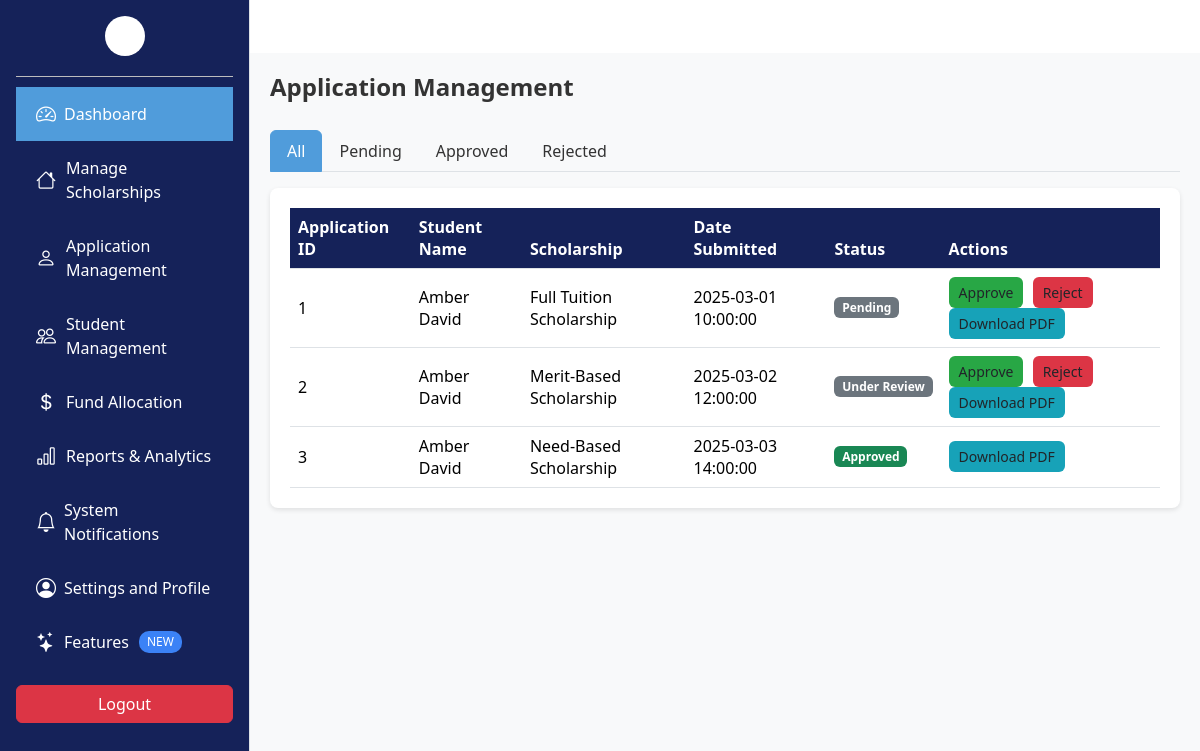
Page /Admin/application.php on the committed database.
### tables this page shows
CREATE TABLE Applications (
    application_id INT PRIMARY KEY AUTO_INCREMENT,
    student_id INT NOT NULL,
    scholarship_id INT NOT NULL,
    submission_date TIMESTAMP DEFAULT CURRENT_TIMESTAMP,
    document_url VARCHAR(255) DEFAULT NULL,
    finantial_statement_url VARCHAR(255) DEFAULT NULL,
    recommendation_letter_url VARCHAR(255) DEFAULT NULL,
    assigned_reviewer_id INT DEFAULT NULL,
    status ENUM('Submitted', 'Pending', 'Under Review', 'Approved', 'Accepted', 'Rejected', 'Needs More Info') DEFAULT 'Submitted',
    FOREIGN KEY (student_id) REFERENCES Students(student_id) ON DELETE CASCADE,
    FOREIGN KEY (scholarship_id) REFERENCES Scholarships(scholarship_id) ON DELETE CASCADE
);

### Admin/application.php (the view, shortened to what this page needs)
 <?php
include "../Database/db.php";
$applicationQuery = "SELECT * FROM Applications";
$applicationQueryResult = $conn->query($applicationQuery);
$applications = [];
while ($row = $applicationQueryResult->fetch_assoc()) {
    $applications[] = $row;
}
$students = [];
$studentQuery = "SELECT * FROM Students";
$studentQueryResult = $conn->query($studentQuery);
while ($row = $studentQueryResult->fetch_assoc()) {
    $students[$row['student_id']] = $row['first_name'] . ' ' . $row['last_name'];
}
$scholarships = [];
$scholarshipQuery = "SELECT * FROM Scholarships";
$scholarshipQueryResult = $conn->query($scholarshipQuery);
while ($row = $scholarshipQueryResult->fetch_assoc()) {
    $scholarships[$row['scholarship_id']] = $row['name'];
}
?>
<!DOCTYPE html>
<html lang="en">
<head>
  <link
    href="https://cdn.jsdelivr.net/npm/bootstrap@5.3.3/dist/css/bootstrap.min.css"
    rel="stylesheet"
  />
  <link
    href="https://cdn.jsdelivr.net/npm/bootstrap-icons@1.10.5/font/bootstrap-icons.css"
    rel="stylesheet"
  />
</head>
<body>
   <?php include 'sidebar.php'; ?>
    <div class="main-content">
      <div class="page-header">
        <h1>Application Management</h1>
      </div>
      <ul class="nav nav-tabs mb-3" id="statusTabs" role="tablist">
        <li class="nav-item" role="presentation">
          <button class="nav-link active" id="all-tab" data-bs-toggle="tab" data-bs-target="#all" type="button" role="tab" aria-controls="all" aria-selected="true">All</button>
        </li>
        <li class="nav-item" role="presentation">
          <button class="nav-link" id="pending-tab" data-bs-toggle="tab" data-bs-target="#pending" type="button" role="tab" aria-controls="pending" aria-selected="false">Pending</button>
        </li>
        <li class="nav-item" role="presentation">
          <button class="nav-link" id="approved-tab" data-bs-toggle="tab" data-bs-target="#approved" type="button" role="tab" aria-controls="approved" aria-selected="false">Approved</button>
        </li>
        <li class="nav-item" role="presentation">
          <button class="nav-link" id="rejected-tab" data-bs-toggle="tab" data-bs-target="#rejected" type="button" role="tab" aria-controls="rejected" aria-selected="false">Rejected</button>
        </li>
      </ul>
      <div class="tab-content" id="statusTabContent">
        <div class="tab-pane fade show active" id="all" role="tabpanel" aria-labelledby="all-tab">
          <div class="applications-table">
            <table class="table table-hover">
              <thead>
                <tr>
                  <th>Application ID</th>
                  <th>Student Name</th>
                  <th>Scholarship</th>
                  <th>Date Submitted</th>
                  <th>Status</th>
                  <th>Actions</th>
                </tr>
              </thead>
              <tbody>
                <?php foreach ($applications as $application): ?>
                  <tr data-status="<?php echo $application['status']; ?>">
                    <td><?php echo $application['application_id']; ?></td>
                    <td><?php echo isset($students[$application['student_id']]) ? $students[$application['student_id']] : 'Unknown Student'; ?></td>
                    <td><?php echo isset($scholarships[$application['scholarship_id']]) ? $scholarships[$application['scholarship_id']] : 'Unknown Scholarship'; ?></td>
                    <td><?php echo $application['submission_date']; ?></td>
                    <td>
                      <?php if ($application['status'] == 'Submitted'): ?>
                        <span class="badge bg-warning">Pending</span>
                      <?php elseif ($application['status'] == 'Approved'): ?>
                        <span class="badge bg-success">Approved</span>
                      <?php elseif ($application['status'] == 'Rejected'): ?>
                        <span class="badge bg-danger">Rejected</span>
                      <?php else: ?>
                        <span class="badge bg-secondary"><?php echo $application['status']; ?></span>
                      <?php endif; ?>
                    </td>
                    <td>
                      <?php if ($application['status'] == 'Submitted'): ?>
                        <button class="btn btn-approve" data-bs-toggle="modal" data-bs-target="#approveModal" onclick="setAction(this, 'approve')">Approve</button>
                        <button class="btn btn-reject" data-bs-toggle="modal" data-bs-target="#rejectModal" onclick="setAction(this, 'reject')">Reject</button>
                        <button class="btn btn-download">
                          <a href=<?php echo $application['document_url']; ?> target="_blank" style="color: white; text-decoration: none;">
                            <i class="bi bi-file-pdf"></i>
                          >Download PDF</a>
                        </button>
                        <button class="btn btn-assign" data-bs-toggle="modal" data-bs-target="#assignModal" onclick="setAssign(this)">Assign</button>
                      <?php elseif ($application['status'] == 'Approved'): ?>
                        <button class="btn btn-download" onclick="downloadPDF(this)">Download PDF</button>
                      <?php elseif ($application['status'] == 'Rejected'): ?>
                        <button class="btn btn-download" onclick="downloadPDF(this)">Download PDF</button>
                      <?php else: ?>
                        <button class="btn btn-approve" data-bs-toggle="modal" data-bs-target="#approveModal" onclick="setAction(this, 'approve')">Approve</button>
                        <button class="btn btn-reject" data-bs-toggle="modal" data-bs-target="#rejectModal" onclick="setAction(this, 'reject')">Reject</button>
                        <button class="btn btn-download" onclick="downloadPDF(this)">Download PDF</button>
                      <?php endif; ?>
                    </td>
                  </tr>
                <?php endforeach; ?>
              </tbody>
            </table>
          </div>
        </div>
      </div>
    </div>
  </div>
</body>
</html>

### Admin/application.php (style rules this page uses)
.main-content { background-color: #f8f9fa; min-height: 100vh; }
.page-header { display: flex; justify-content: space-between; align-items: center; margin-bottom: 20px; }
.page-header h1 { font-size: 24px; font-weight: 600; color: #333; }
.nav-tabs .nav-link { color: #333; font-weight: 500; }
.nav-tabs .nav-link.active { background-color: #509CDB; color: #ffffff; border-color: #509CDB; }
.applications-table { background-color: #ffffff; border-radius: 8px; padding: 20px; box-shadow: 0 2px 5px rgba(0, 0, 0, 0.1); margin-bottom: 20px; }
.applications-table .table { margin-bottom: 0; }
.applications-table .table th { background-color: #152259; color: #ffffff; }
.applications-table .table td { vertical-align: middle; }
.applications-table .table .badge { font-size: 12px; }
.applications-table .btn-approve { background-color: #28a745; border: none; font-size: 14px; padding: 5px 10px; margin-right: 5px; }
.applications-table .btn-reject { background-color: #dc3545; border: none; font-size: 14px; padding: 5px 10px; margin-right: 5px; }
.applications-table .btn-download { background-color: #17a2b8; border: none; font-size: 14px; padding: 5px 10px; margin-right: 5px; }

### Admin/sidebar.php (style rules this page uses)
.main-content { margin-left: 250px; padding: 20px; }

### rows in the picture
applications: application_id "1", student "Amber David", scholarship "Full Tuition Scholarship", submission_date "2025-03-01 10:00:00", status "Pending", shows "Approve"
applications: application_id "2", student "Amber David", scholarship "Merit-Based Scholarship", submission_date "2025-03-02 12:00:00", status "Under Review", shows "Approve"
applications: application_id "3", student "Amber David", scholarship "Need-Based Scholarship", submission_date "2025-03-03 14:00:00", status "Approved"
